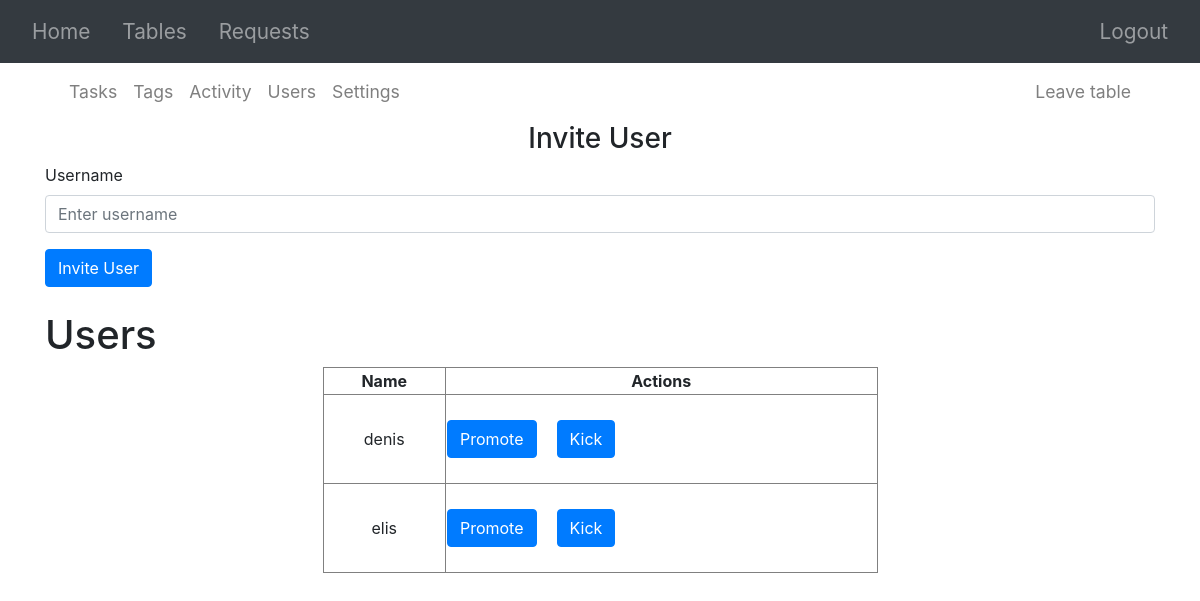
/tables/2/users (signed in), run on the app's committed database.
### website/models.py (models this page shows)
class User(db.Model, UserMixin):
    id: Mapped[int] = mapped_column(primary_key=True)
    username: Mapped[str] = mapped_column(String(30), unique=True)
    password: Mapped[str] = mapped_column()
    tables: Mapped[list['UserTable']] = relationship(back_populates='user')
    received_requests: Mapped[list['Request']] = relationship(foreign_keys="[Request.recipient_id]")

### website/routes/tables.py (the view)
@tables_bp.route('/tables/<int:table_id>/users')
@login_required
def users(table_id):
    table = db.get_or_404(Table, table_id)
    user_id = current_user.id
    db.get_or_404(UserTable, [user_id, table_id])
    users = [el.user for el in db.get_or_404(Table, table_id).users]
    return render_template('users.html', user=current_user, table=table, users=users)

### website/__init__.py (called while the page is built)
def create_app():
    app = Flask(__name__)
    app.config['SECRET_KEY'] = 'hjshjhdjah kjshkjdhjs'
    app.config['SQLALCHEMY_DATABASE_URI'] = f'sqlite:///{DB_NAME}'
    db.init_app(app)
    from .routes.auth import auth
    from .routes.home import home_bp
    from .routes.tables import tables_bp
    from .routes.requests import requests_bp
    app.register_blueprint(home_bp, url_prefix='/')
    app.register_blueprint(auth, url_prefix='/')
    app.register_blueprint(tables_bp, url_prefix='/')
    app.register_blueprint(requests_bp, url_prefix='/')
    login_manager = LoginManager()
    login_manager.login_view = 'auth.login'
    login_manager.init_app(app)
    from .models import User
    with app.app_context():
        db.create_all()
    @login_manager.user_loader
    def load_user(id):
        return User.query.get(int(id))
    return app

### website/templates/users.html (shortened to what this page needs)
{% extends "base.html" %}
{% import "macros.html" as macro %}
{% block content %}
{{ macro.in_table(table) }}
    <form action="/tables/{{ table.id }}/invite-user" method="POST" autocomplete="off">
        <h3 align="center">Invite User</h3>
        <div class="form-group">
          <label for="username">Username</label>
          <input
            type="text"
            class="form-control"
            id="username"
            name="username"
            placeholder="Enter username"
          />
        </div>
        <button type="submit" class="btn btn-primary">Invite User</button>
      </form>
      <br/>
    <h1>Users</h1>
<table border="1" style="width: 50%; margin: 0 auto; text-align: center; border-collapse: collapse;">
    <thead>
        <th>Name</th>
        <th>Actions</th>
    </thead>
    <tbody>
        {% for user in users %}
        <tr>
            <td>{{ user.username }}</td>
            <td>
                <br/>
                <div style="display: flex; align-items: left; gap: 10px;">
                    <form action="/tables/{{ table.id }}/promote-user" method="POST">
                        <button type="submit" class="btn btn-primary" value="{{ user.id }}" id="user_id" name="user_id">Promote</button>
                    </form>
                    <br/>
                    <form action="/tables/{{ table.id }}/kick-user" method="POST">
                        <button type="submit" class="btn btn-primary" value="{{ user.id }}" id="user_id" name="user_id">Kick</button>
                    </form>
                </div>
                <br/>
            </td>
        </tr>
        {% endfor %}
    </tbody>
</table>
{% endblock %}

### data on the page
User: username "denis", {{ user.id }} 1 (drawn)
User: username "elis", {{ user.id }} 2 (drawn)
